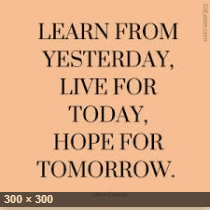
#> input picture quotes.png, 210 x 210 px
$ jupyter execute --allow-errors 'Text Extraction-Copy1.ipynb'
#> lines starting #> are read from the running program, lines starting #| are printed output that depends on the picture; after the words box and inside, x2 and y2 are one past the last pixel; in counts of white or black regions, pixels touching at a corner belong together
[cell 1]
 # to get text in image
from astropy.time import Time
import glob
import os
import cv2
import numpy as np
import pytesseract
from PIL import Image
from pytesseract import image_to_string
#pre-processing
src_path = "C:\\Users\\soukh\\2. OPENCV"
pytesseract.pytesseract.tesseract_cmd = r'C:\Users\soukh\OneDrive\Documents\T\Tesseract-OCR\tesseract.exe'
def get_string(src_path):
#> called with src_path = 'C:\\Users\\soukh\\2. OPENCVres.jpg'
    image = cv2.imread('quotes.png')
#> image is the input picture: shape (210, 210, 3); mean B, G, R 132.6, 170, 219.8
    image = cv2.cvtColor(image, cv2.COLOR_BGR2GRAY)
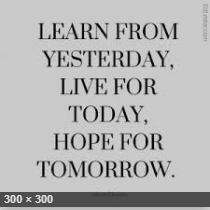
#> image: shape (210, 210); min 1, max 229, mean 180.5
    kernel = np.ones((1, 1), np.uint8)
            #removing noise
    image = cv2.dilate(image, kernel, iterations=1)
    image = cv2.erode(image, kernel, iterations=1)
        # Write image after removed noise
    cv2.imwrite(src_path + "cleaned.png", image)
        #  Apply threshold to get image with only black and white
    image = cv2.adaptiveThreshold(image, 255, cv2.ADAPTIVE_THRESH_GAUSSIAN_C, cv2.THRESH_BINARY, 31, 2)
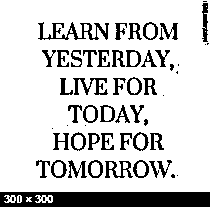
#> image: shape (210, 210); 82.1% white; 59 black regions (15 under 20 px), largest, box (x1, y1, x2, y2) and area: (0, 192, 210, 207) 2914, (38, 22, 109, 40) 473, (73, 78, 108, 95) 258
        # Write the image after apply opencv to do some ...
    cv2.imwrite(src_path + "thres.png", image)
        # Recognize text from image with tesseract for python
    result = pytesseract.image_to_string(Image.open(src_path + "thres.png"))
        # Remove template file
    #os.remove(temp)

    return result
print('Setup phase')
print(get_string(src_path + "res.jpg") )
#> (the call stopped at in get_string, `result = pytesseract.image_to_string(Image.open(src_path + "thres.png"))`: pytesseract is not available in this run)
print("Finished")

[cell 2]
 # to get width, height & size of text in image
from astropy.time import Time
import glob
import os
import cv2
import numpy as np
import numpy as np
import pytesseract
from PIL import Image
from pytesseract import image_to_string


src_path = "C:\\Users\\soukh\\2. OPENCV"
#> src_path = 'C:\\Users\\soukh\\2. OPENCV'
pytesseract.pytesseract.tesseract_cmd = r'C:\Users\soukh\OneDrive\Documents\T\Tesseract-OCR\tesseract.exe'
def get_string(src_path):
    image = cv2.imread('quotes.png')
    image = cv2.cvtColor(image, cv2.COLOR_BGR2GRAY)
    kernel = np.ones((1, 1), np.uint8)
    image = cv2.dilate(image, kernel, iterations=1)
    image = cv2.erode(image, kernel, iterations=1)
    cv2.imwrite(src_path + "cleaned.png", image)
    image = cv2.adaptiveThreshold(image, 255, cv2.ADAPTIVE_THRESH_GAUSSIAN_C, cv2.THRESH_BINARY, 31, 2)
    cv2.imwrite(src_path + "thres.png", image)
    result = pytesseract.image_to_string(Image.open(src_path + "thres.png"))
    #os.remove(temp)

    return result
print('Setup phase')
print(get_string(src_path + "res.jpg") )
#> (the call stopped at in get_string, `result = pytesseract.image_to_string(Image.open(src_path + "thres.png"))`: pytesseract is not available in this run)
print("Finished")

#> (the rest of this cell did not finish here and is left out)

line=1
image = cv2.imread('quotes.png')
text=res
# [14 lines left out: function GetInfo, not called in this run]
k,l,m = GetInfo(image,text,line)    #??????
print(k)
print(l)
print(m)
type(k)

[cell 3]
from astropy.time import Time
import glob
import os
import cv2
import numpy as np
import numpy as np
import pytesseract
from PIL import Image
from pytesseract import image_to_string


src_path = "C:\\Users\\soukh\\2. OPENCV"
pytesseract.pytesseract.tesseract_cmd = r'C:\Users\soukh\OneDrive\Documents\T\Tesseract-OCR\tesseract.exe'
def get_string(src_path):
    image = cv2.imread('quotes.png')
    image = cv2.cvtColor(image, cv2.COLOR_BGR2GRAY)
    kernel = np.ones((1, 1), np.uint8)
    image = cv2.dilate(image, kernel, iterations=1)
    image = cv2.erode(image, kernel, iterations=1)
    cv2.imwrite(src_path + "cleaned.png", image)
    image = cv2.adaptiveThreshold(image, 255, cv2.ADAPTIVE_THRESH_GAUSSIAN_C, cv2.THRESH_BINARY, 31, 2)
    cv2.imwrite(src_path + "thres.png", image)
    result = pytesseract.image_to_string(Image.open(src_path + "thres.png"))
    #os.remove(temp)

    return result
print('Setup phase')
print(get_string(src_path + "res.jpg") )
#> (the call stopped at in get_string, `result = pytesseract.image_to_string(Image.open(src_path + "thres.png"))`: pytesseract is not available in this run)
print("Finished")

#> (the rest of this cell did not finish here and is left out)

line=1
image = cv2.imread('quotes.png')
text=res
# [14 lines left out: function GetInfo, not called in this run]
k = GetInfo(image,text,line)
print(k)
type(k)

[cell 4]
from astropy.time import Time
import glob
import os
import cv2
import numpy as np
import numpy as np
import pytesseract
from PIL import Image
from pytesseract import image_to_string


src_path = "C:\\Users\\soukh\\2. OPENCV"
pytesseract.pytesseract.tesseract_cmd = r'C:\Users\soukh\OneDrive\Documents\T\Tesseract-OCR\tesseract.exe'
def get_string(src_path):
    image = cv2.imread('quotes.png')
    image = cv2.cvtColor(image, cv2.COLOR_BGR2GRAY)
    kernel = np.ones((1, 1), np.uint8)
    image = cv2.dilate(image, kernel, iterations=1)
    image = cv2.erode(image, kernel, iterations=1)
    cv2.imwrite(src_path + "cleaned.png", image)
    image = cv2.adaptiveThreshold(image, 255, cv2.ADAPTIVE_THRESH_GAUSSIAN_C, cv2.THRESH_BINARY, 31, 2)
    cv2.imwrite(src_path + "thres.png", image)
    result = pytesseract.image_to_string(Image.open(src_path + "thres.png"))
    #os.remove(temp)

    return result
print('Setup phase')
print(get_string(src_path + "res.jpg") )
#> (the call stopped at in get_string, `result = pytesseract.image_to_string(Image.open(src_path + "thres.png"))`: pytesseract is not available in this run)
print("Finished")

#> (the rest of this cell did not finish here and is left out)

$ run again, with Q2.png copied over quotes.png
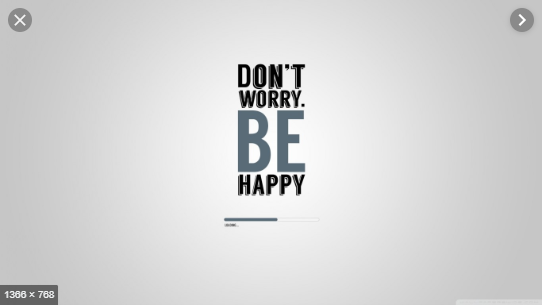
#> input picture Q2.png, 542 x 305 px
#> in get_string, image is the input picture: shape (305, 542, 3); mean B, G, R 213.3, 213.1, 212.8
#> in get_string, `image = cv2.adaptiveThreshold(image, 255, cv2.ADAPTIVE_THRESH_GAUSSIAN..`:
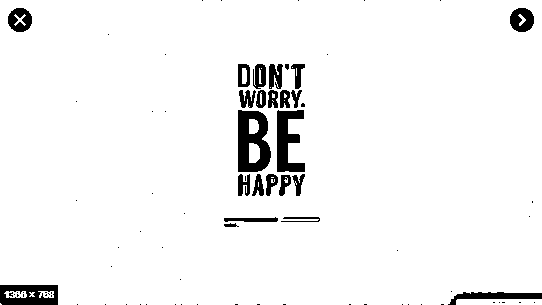
#> image: shape (305, 542); 95.4% white; 82 black regions (58 under 20 px), largest, box (x1, y1, x2, y2) and area: (238, 110, 271, 172) 1447, (277, 110, 305, 172) 1063, (0, 285, 58, 305) 911
#> src_path = 'C:\\Users\\soukh\\2. OPENCV'

$ run again, with Q3.png copied over quotes.png
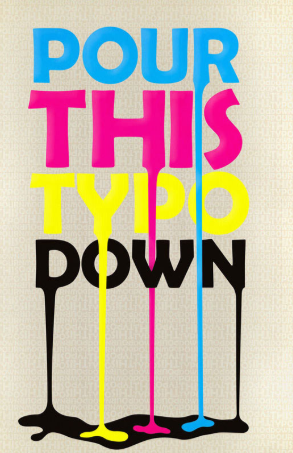
#> input picture Q3.png, 293 x 453 px
#> in get_string, image is the input picture: shape (453, 293, 3); mean B, G, R 167.8, 181, 194.8
#> in get_string, `image = cv2.cvtColor(image, cv2.COLOR_BGR2GRAY)`:
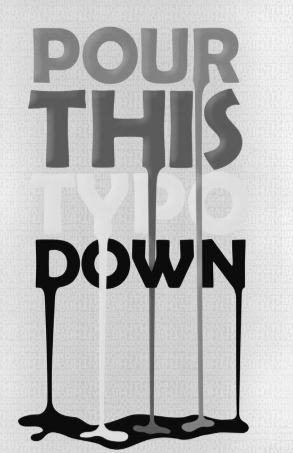
#> image: shape (453, 293); min 4, max 248, mean 183.6
#> in get_string, `image = cv2.adaptiveThreshold(image, 255, cv2.ADAPTIVE_THRESH_GAUSSIAN..`:
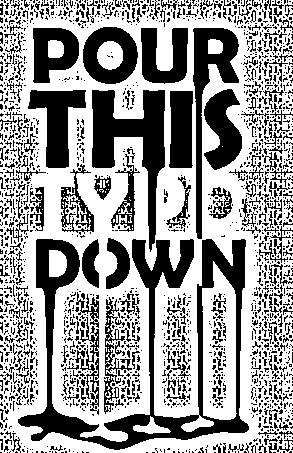
#> image: shape (453, 293); 60.4% white; 2031 black regions (1814 under 20 px), largest, box (x1, y1, x2, y2) and area: (18, 239, 249, 450) 11453, (92, 90, 165, 252) 4505, (193, 28, 239, 239) 2844
#> src_path = 'C:\\Users\\soukh\\2. OPENCV'
